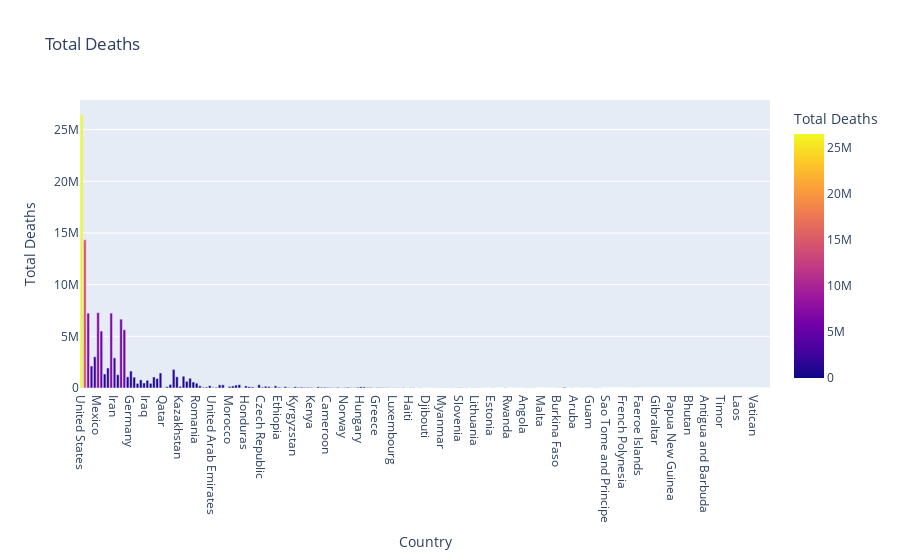

This figure's notebook cell:
### Code cell
fourth

### Figure 1 — Plotly figure (JSON) as saved in the notebook; plotly's stock layout.template omitted (floating-point values rounded to 4 significant figures; data arrays with more than 128 entries replaced by an {"elided": "..."} marker saying what was removed)
{"data": [{"alignmentgroup": "True", "hovertemplate": "Country=%{x}<br>Total Deaths=%{marker.color}<extra></extra>", "legendgroup": "", "marker": {"color": {"elided": "210 int values"}, "coloraxis": "coloraxis", "pattern": {"shape": ""}}, "name": "", "offsetgroup": "", "orientation": "v", "showlegend": false, "textposition": "auto", "type": "bar", "x": {"elided": "210 str values"}, "xaxis": "x", "y": {"elided": "210 int values"}, "yaxis": "y"}], "layout": {"barmode": "relative", "coloraxis": {"colorbar": {"title": {"text": "Total Deaths"}}, "colorscale": [[0, "#0d0887"], [0.1111, "#46039f"], [0.2222, "#7201a8"], [0.3333, "#9c179e"], [0.4444, "#bd3786"], [0.5556, "#d8576b"], [0.6667, "#ed7953"], [0.7778, "#fb9f3a"], [0.8889, "#fdca26"], [1, "#f0f921"]]}, "legend": {"tracegroupgap": 0}, "title": {"text": "Total Deaths"}, "xaxis": {"anchor": "y", "domain": [0, 1], "title": {"text": "Country"}}, "yaxis": {"anchor": "x", "domain": [0, 1], "title": {"text": "Total Deaths"}}}}
